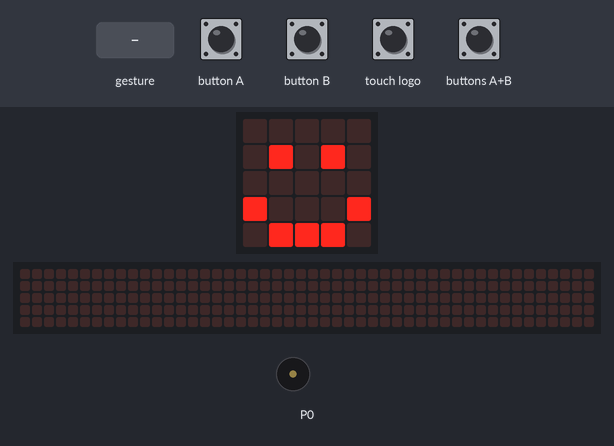
Recording of a program running on a simulated BBC micro:bit (MakeCode). On the bench: the board's 5×5 LED display, a strip that is not on the board, showing the scrolling text unrolled, buzzer (waves = sounding). Inputs (shaded band) come from the test bench. A tilt is held for 1.5 s and a shake lasts 1 s, then the board lies face up again; the 48×5 strip is a reading aid, not a part: it shows the text the display is scrolling, unrolled, one strip-width of it at a time.

Above: at 1.8 s.
1.9 s: touch logo pressed for 0.15 s
At 4.1 s:
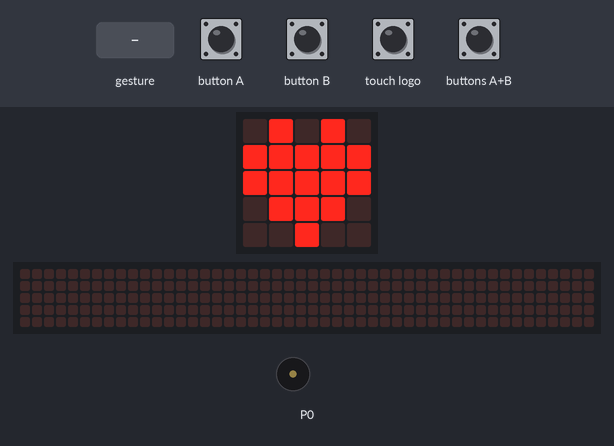
4.4 s: gesture 'shake'
At 5.2 s:
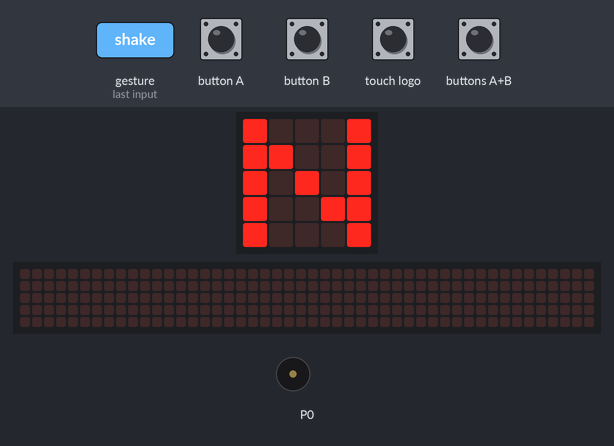
7.4 s: button A pressed for 0.15 s
At 9.92 s:
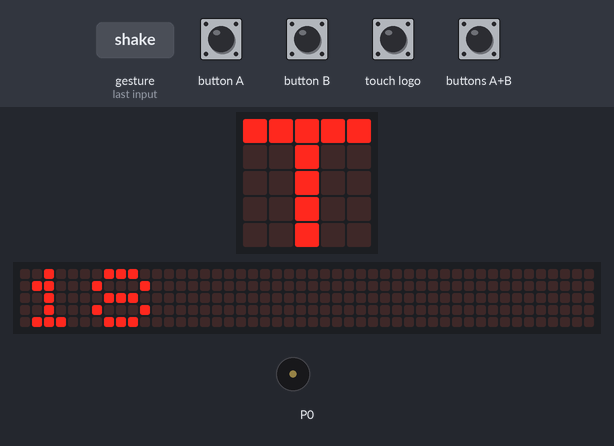
10.5 s: button B pressed for 0.15 s
11.2 s: buttons A+B pressed for 0.15 s
11.9 s: touch logo pressed for 0.15 s
At 16.07 s:
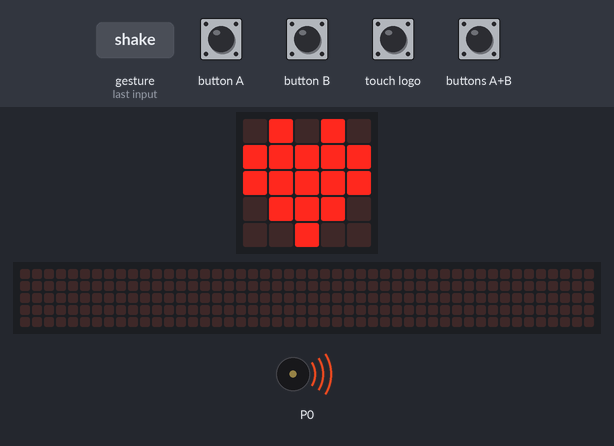
Timing chart, 0 to 16.8 s (numbered marks = the images above; inputs shaded):
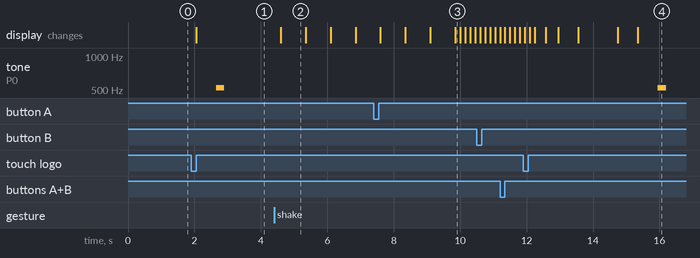

The program:

main.ts
```typescript
/**
 * Au démarrage : l'animal commence avec des valeurs moyennes
 */
// Bouton A : nourrir l'animal
input.onButtonPressed(Button.A, function () {
    nourriture += 2
    basic.showLeds(`
        . . # . .
        . # # # .
        # # # # #
        # # # # #
        . # # # .
        `)
    basic.pause(500)
    basic.showIcon(IconNames.Happy)
})
// Boutons A+B : dormir
input.onButtonPressed(Button.AB, function () {
    energie += 3
    basic.showIcon(IconNames.Asleep)
})
// Bouton B : jouer (plus de bonheur, mais ça fatigue)
input.onButtonPressed(Button.B, function () {
    bonheur += 2
    energie += -1
    basic.showIcon(IconNames.Surprised)
    basic.pause(500)
    basic.showIcon(IconNames.Happy)
})
// Secouer : bilan de santé + calcul du total
input.onGesture(Gesture.Shake, function () {
    basic.showString("N")
    basic.showNumber(nourriture)
    basic.showString("E")
    basic.showNumber(energie)
    basic.showString("B")
    basic.showNumber(bonheur)
    total = nourriture + energie + bonheur
    basic.showString("T")
    basic.showNumber(total)
    basic.clearScreen()
})
// Logo touché (micro:bit V2 seulement) : caresser
// Sur un micro:bit V1, remplacer par : input.onPinPressed(TouchPin.P0, ...)
input.onLogoEvent(TouchButtonEvent.Pressed, function () {
    bonheur += 1
    basic.showIcon(IconNames.Heart)
    music.playTone(523, music.beat(BeatFraction.Half))
})
let total = 0
let bonheur = 0
let energie = 0
let nourriture = 0
nourriture = 5
energie = 5
bonheur = 5
basic.showIcon(IconNames.Happy)
basic.forever(function () {

})
// Toujours : le temps passe, l'animal a faim et se fatigue
basic.forever(function () {
    basic.pause(15000)
    nourriture += -1
    energie += -1
})
```

test.ts
```typescript
// les tests vont ici ; cela ne sera pas compilé si ce paquet est utilisé en tant qu'extension.
```

Measured:
- after the input at 1.9 s, tone on P0: silent → 523 Hz after 0.75 s, → silent 0.25 s later; the display: changes after 0.15 s (image 1)
- after the input at 4.4 s, the display: changes after 0.20 s (image 2)
- after the input at 11.9 s, tone on P0: silent → 523 Hz after 4.1 s, → silent 0.25 s later; the display: first differs from a run without the input after 3.5 s (image 4)
- what the display in image 2 shows lasts 0.8 s, from 4.6 s to 5.4 s
